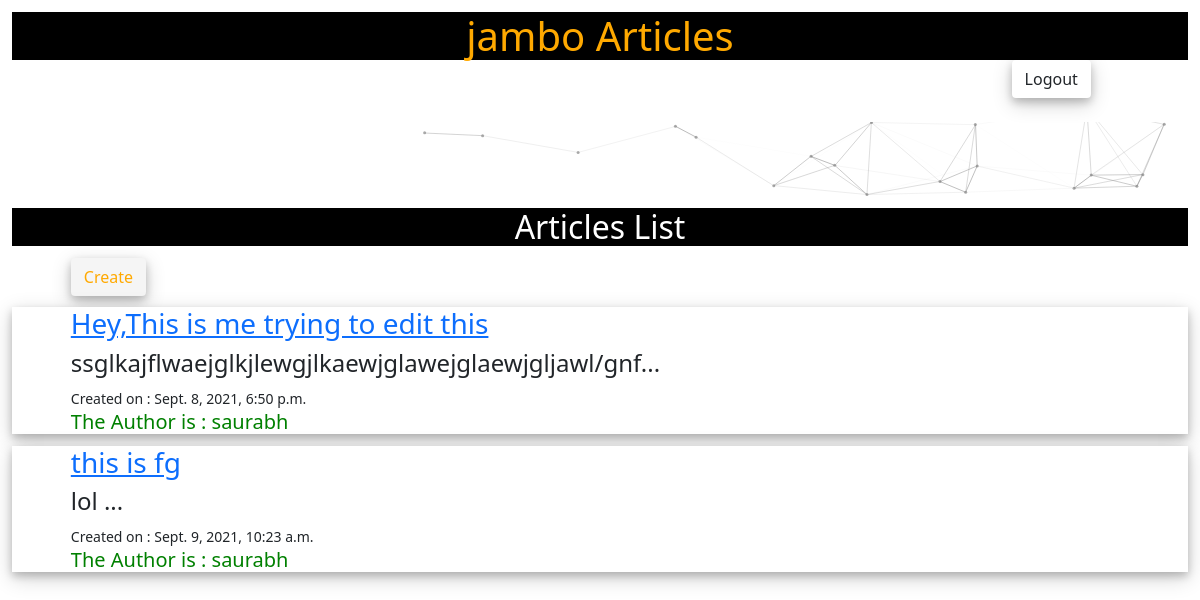
Page /articles/ (signed in) on the earlier database version.
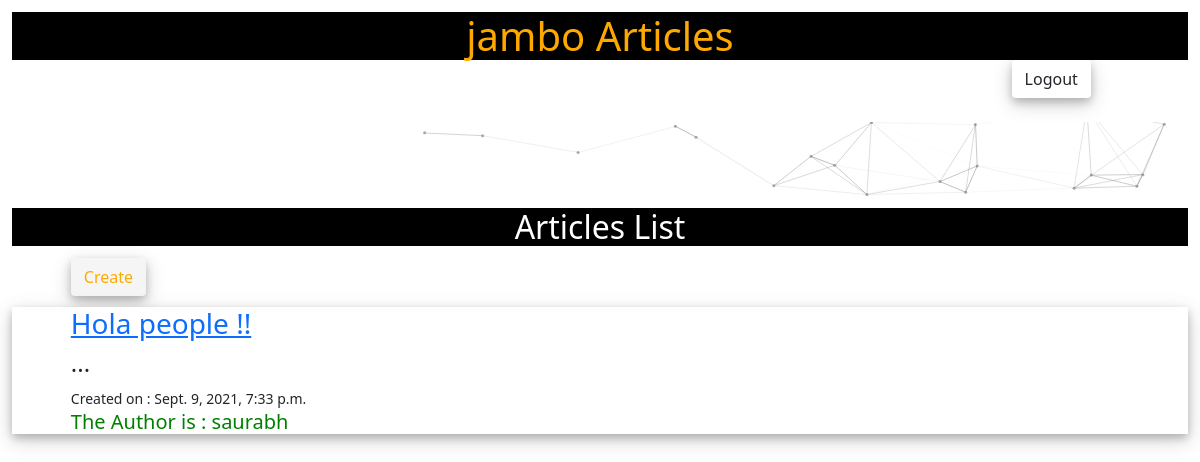
Same page on the later database version.
### articles/models.py (models this page shows, shortened)
class Articles(models.Model):
	title=models.CharField(max_length=100)
	slug=models.SlugField()
	body= models.TextField(max_length=1000)
	date=models.DateTimeField(auto_now_add=True)
	thumb = models.ImageField(default='default.png',blank=True)
	author = models.ForeignKey(User,on_delete=models.DO_NOTHING,default=None)
	def snippet(self):
		return self.body[:50]+'...'

### articles/views.py (the view)
# urls.py: path('',views.articles_list,name="articles"),
@login_required(login_url="/accounts/login/")
def articles_list(request):
	articles  = Articles.objects.all().order_by('date')
	return render(request ,'articles/articles_list.html',{'articles':articles})

### articles/templates/articles/articles_list.html (shortened to what this page needs)
{% load static %}
<!DOCTYPE html>
<html>
<head>
	<link rel="stylesheet" href="https://cdn.jsdelivr.net/npm/bootstrap@5.1.0/dist/css/bootstrap.min.css">
</head>
<body>
	<h1  style="color: #FFA900; text-shadow: 0 4px 8px 0 rgb(0 0 0 / 20%), 0 6px 20px 0 rgb(0 0 0 / 19%);"> jambo Articles</h1>
	<div class="outer">
	<form action="{% url 'accounts:logout' %}" method="post">
	<button  class="btn haha "type="submit">Logout</button>
</form>
	</div>
	<div id="particle-canvas"></div>
	<h2>Articles List</h2>
	<strong><button class="btn lol "  type="button" onclick="create()" > Create</button></strong>
	<div class="articles">
		{% for article in articles %}
		<div class="cardd">
		<div class="article">
			<h3><a  onclick="spinner()" href="{% url 'articles:detail' slug=article.slug %}">{{article.title}}</a></h3>
			<h4>{{article.snippet}}</h4>
			<small class="date"> Created on : {{article.date}}</small>
			<br>
			<h5 style="color: green;">The Author is : {{article.author}}</h5>
		</div>
	</div>
		{% endfor %}
	</div>
</body>
</html>

### articles/templates/articles/articles_list.html (style rules this page uses)
body { padding: 1% 1%; background-color: white; }
.outer { display: inline-block; margin-left: 85%; }
#particle-canvas { position: absolute; width: 100%; height: 10%; margin-top: 2%; }
.haha { position: relative; display: inline-block; background-color: white; box-shadow: 0 4px 8px 0 rgb(0 0 0 / 20%), 0 6px 20px 0 rgb(0 0 0 / 19%); }
.lol { position: relative; display: inline-block; background-color: whitesmoke; color: #FFA900; margin-top: 1%; margin-bottom: 1%; box-shadow: 0 4px 8px 0 rgb(0 0 0 / 20%), 0 6px 20px 0 rgb(0 0 0 / 19%); margin-left: 5%; }
.cardd { position: relative; background-color: white; box-shadow: 0 4px 8px 0 rgb(0 0 0 / 20%), 0 6px 20px 0 rgb(0 0 0 / 19%); margin-bottom: 1%; }
h1 { color: white; background-color: black; margin: 0 auto 0 auto; text-align: center; }
h2 { color: white; background-color: black; margin: 0 auto 0 auto; text-align: center; }
.article { position: relative; margin-left: 5%; }

Differences in the rows shown:
removed Articles: title "Hey,This is me trying to edit this", snippet "ssglkajflwaejglkjlewgjlkaewjglawejglaewjgljawl/gnf...", date "Sept. 8, 2021, 6:50 p.m.", author "saurabh"
removed Articles: title "this is fg", snippet "lol ...", date "Sept. 9, 2021, 10:23 a.m.", author "saurabh"
added Articles: title "Hola people !!", snippet "...", date "Sept. 9, 2021, 7:33 p.m.", author "saurabh"
